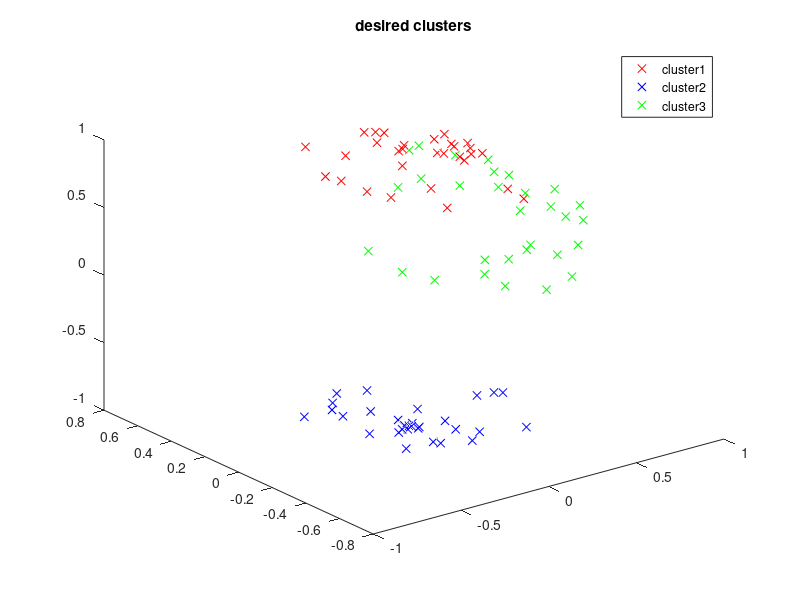
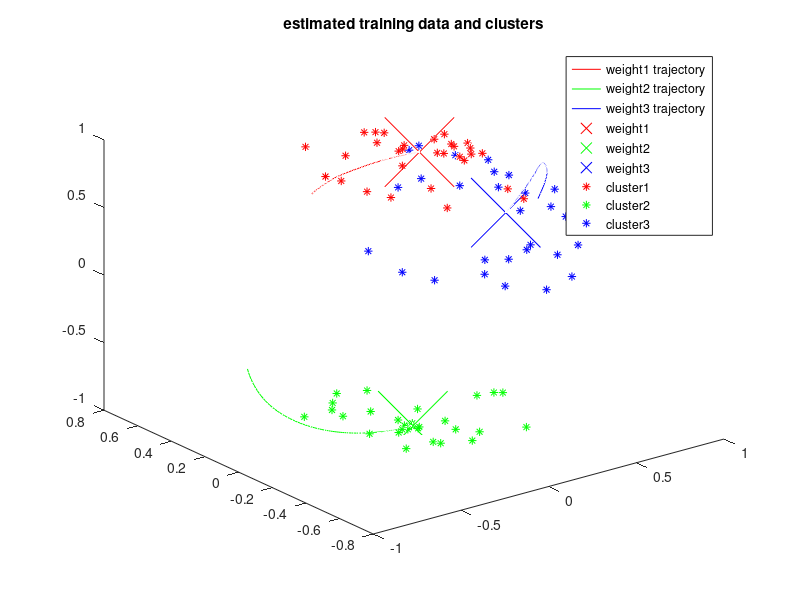
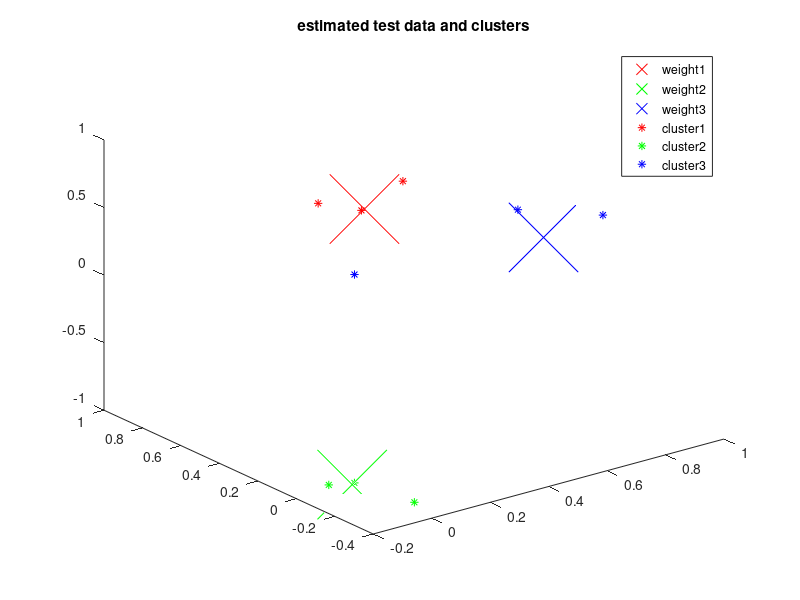

The MATLAB script that drew these images, in order:
close all;
clear;
%% training data
%random fi and alfa angles for spherical coordinates:
angles1 = [2*pi*rand(30,1),pi*rand(30,1)/6];%top
cluster1 = [sin(angles1(:,2)).*cos(angles1(:,1)),sin(angles1(:,2)).*sin(angles1(:,1)),cos(angles1(:,2))];

angles2 = [2*pi*rand(30,1),pi - pi*rand(30,1)/6];%bottom
cluster2 = [sin(angles2(:,2)).*cos(angles2(:,1)),sin(angles2(:,2)).*sin(angles2(:,1)),cos(angles2(:,2))];

angles3 = [pi*rand(30,1)/3,pi/3 + pi*rand(30,1)/3];%side
cluster3 = [sin(angles3(:,2)).*cos(angles3(:,1)),sin(angles3(:,2)).*sin(angles3(:,1)),cos(angles3(:,2))];

figure;
plot3(cluster1(:,1),cluster1(:,2),cluster1(:,3),'rx',cluster2(:,1),cluster2(:,2),cluster2(:,3),'bx',cluster3(:,1),cluster3(:,2),cluster3(:,3),'gx');
legend("cluster1","cluster2","cluster3");
title("desired clusters");
data= [cluster1;cluster2;cluster3];

%% training part
%random spherical angles for weights
random_angle = [2*pi*rand(3,1),pi*rand(3,1)];
%random weights on unit sphere
random_weight = [sin(random_angle(:,2)).*cos(random_angle(:,1)),sin(random_angle(:,2)).*sin(random_angle(:,1)),cos(random_angle(:,2))];
weight = random_weight;%initial weight
prev_weight = zeros(3,3);%previous weight to compare changes at the weight, for the beginning it must be different from initial weight
diff = ones(3,3);%difference vectors 3x3
winner_cluster = zeros(90,1);%data labels
d = 0.001;%learning rate
itr = 1;
weight1 = zeros(1500,3);%recording of weight1's
weight2 = zeros(1500,3);%recording of weight2's
weight3 = zeros(1500,3);%recording of weight3's
weight1(itr,:) = weight(1,:);
weight2(itr,:) = weight(2,:);
weight3(itr,:) = weight(3,:);
while sum(sum(prev_weight==weight)) ~=9 %prev_weight ~= weight
    itr = itr + 1;
    diff = zeros(3,3);
    for i=1:90
        result = weight*transpose(data(i,:));% [sample*cluster1_w; sample*cluster2_w; sample*cluster3_w]
        c = find(result == max(result));%winner cluster
        diff(c,:) = diff(c,:) +(data(i,:)-weight(c,:)); %adding of difference vector for cluster c
        winner_cluster(i,1) = c;%data label update
    end
    prev_weight = weight;
    weight = weight + d*diff; %weight update
    weight(1,:) = weight(1,:)/norm(weight(1,:));%normalization
    weight(2,:) = weight(2,:)/norm(weight(2,:));
    weight(3,:) = weight(3,:)/norm(weight(3,:));
    %weight_change = weight - prev_weight;%change at weight
    
    weight1(itr,:) = weight(1,:);%recording the weights
    weight2(itr,:) = weight(2,:);
    weight3(itr,:) = weight(3,:);
    
end

weight1 = weight1(1:itr,:);%removal of unnecesary part 
weight2 = weight2(1:itr,:);
weight3 = weight3(1:itr,:);

%cluster1: red
%cluster2: green
%cluster3: blue
figure;
%weight trajectories
plot3(weight1(:,1),weight1(:,2),weight1(:,3),'r',weight2(:,1),weight2(:,2),weight2(:,3),'g',weight3(:,1),weight3(:,2),weight3(:,3),'b')
hold on
%final weights
plot3(weight(1,1),weight(1,2),weight(1,3),'rx','MarkerSize',50);
hold on;
plot3(weight(2,1),weight(2,2),weight(2,3),'gx','MarkerSize',50);
hold on;
plot3(weight(3,1),weight(3,2),weight(3,3),'bx','MarkerSize',50);
hold on;
%cluster 1
plot3(data(winner_cluster==1,1),data(winner_cluster==1,2),data(winner_cluster==1,3),'r*');
hold on;
%cluster 2
plot3(data(winner_cluster==2,1),data(winner_cluster==2,2),data(winner_cluster==2,3),'g*');
hold on;
%cluster 3
plot3(data(winner_cluster==3,1),data(winner_cluster==3,2),data(winner_cluster==3,3),'b*');
legend("weight1 trajectory","weight2 trajectory","weight3 trajectory","weight1","weight2","weight3","cluster1","cluster2","cluster3");
title("estimated training data and clusters");

%% test part
test_angles1 = [2*pi*rand(3,1),pi*rand(3,1)/6];
test_cluster1 = [sin(test_angles1(:,2)).*cos(test_angles1(:,1)),sin(test_angles1(:,2)).*sin(test_angles1(:,1)),cos(test_angles1(:,2))];

test_angles2 = [2*pi*rand(3,1),pi - pi*rand(3,1)/6];
test_cluster2 = [sin(test_angles2(:,2)).*cos(test_angles2(:,1)),sin(test_angles2(:,2)).*sin(test_angles2(:,1)),cos(test_angles2(:,2))];

test_angles3 = [pi*rand(3,1)/3,pi/3 + pi*rand(3,1)/3];
test_cluster3 = [sin(test_angles3(:,2)).*cos(test_angles3(:,1)),sin(test_angles3(:,2)).*sin(test_angles3(:,1)),cos(test_angles3(:,2))];

test_data = [test_cluster1;test_cluster2;test_cluster3];%test data
estimated_cluster = zeros(9,1);%test data label
for i=1:9
    test_result = weight*transpose(test_data(i,:));% [test_data*cluster1_w; test_data*cluster2_w; test_data*cluster3_w]
    c = find(test_result == max(test_result));%winner cluster
    estimated_cluster(i,1) = c;%test data label
end

%cluster1: red
%cluster2: green
%cluster3: blue
figure;
%weights
plot3(weight(1,1),weight(1,2),weight(1,3),'rx','MarkerSize',50);
hold on;
plot3(weight(2,1),weight(2,2),weight(2,3),'gx','MarkerSize',50);
hold on;
plot3(weight(3,1),weight(3,2),weight(3,3),'bx','MarkerSize',50);
hold on;
%cluster1
plot3(test_data(estimated_cluster==1,1),test_data(estimated_cluster==1,2),test_data(estimated_cluster==1,3),'r*');
hold on;
%cluster2
plot3(test_data(estimated_cluster==2,1),test_data(estimated_cluster==2,2),test_data(estimated_cluster==2,3),'g*');
hold on;
%cluster3
plot3(test_data(estimated_cluster==3,1),test_data(estimated_cluster==3,2),test_data(estimated_cluster==3,3),'b*');
legend("weight1","weight2","weight3","cluster1","cluster2","cluster3");
title("estimated test data and clusters");
